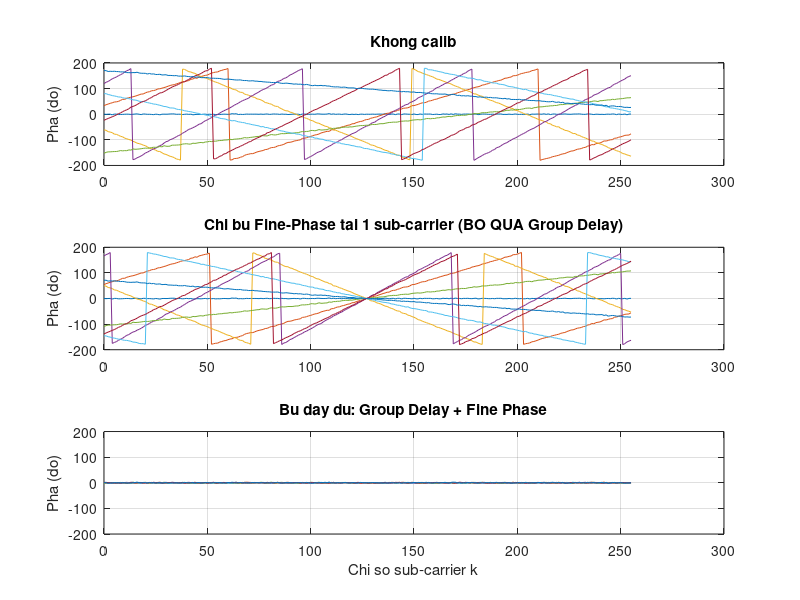
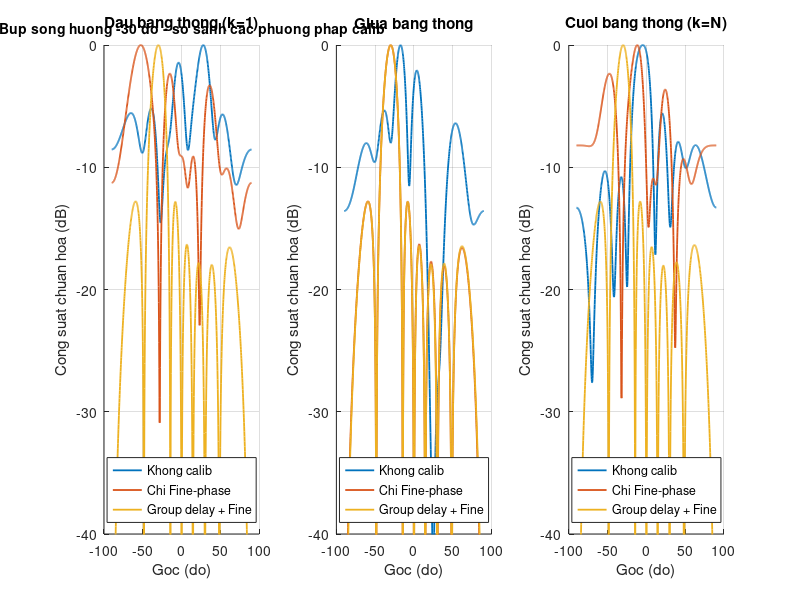

MATLAB code to generate these figures, in order:
%% ==============================================================
%  DEMO: Thuat toan Calibration pha cho tuyen phat Massive MIMO 5G
%  Tham khao: 
%   - Tran et al., "Real-time Calibration for Digital Beamforming in 
%     5G Systems With Experiments on Testbed", IEEE ATC 2022 
%     (DOI: 10.1109/ATC55345.2022.9943013)
%   - Bang doc quyen sang che VN so 1-0052769: "Phuong phap dieu chinh 
%     pha tin hieu cho tuyen phat ung dung cho he thong thu phat song 
%     vo tuyen 5G"
%
%  MUC TIEU DEMO
%  --------------
%  Ca bai bao va bang sang che deu mo ta thuat toan qua 3 buoc:
%    B1: Phat - thu tin hieu tham chieu (pilot ZC) qua coupler/duong 
%        phan hoi noi bo.
%    B2: Uoc luong dap ung kenh H tren tung sub-carrier, tu do suy ra 
%        do lech pha gay boi phan cung.
%    B3: Tinh he so bu pha va ap dung cho du lieu phat.
%
%  Trong thuc te, do lech pha do phan cung gay ra gom 2 thanh phan:
%    (a) GROUP DELAY  - dich pha TUYEN TINH theo sub-carrier k (do do 
%        dai duong truyen/cap khac nhau giua cac chain)
%    (b) FINE PHASE   - dich pha HANG SO, khong phu thuoc k (do lech 
%        pha LO/mixer/PA)
%  Neu chi bu MOT thanh phan (vi du chi do pha tai 1 sub-carrier trung 
%  tam roi ap dung cho ca bang thong), phan GROUP DELAY se khong duoc 
%  bu -> loi con lai tang dan khi ra xa sub-carrier do -> beam squint.
%  Day chinh la buoc "an" ma nguoi dung nghi la tac gia co lam nhung 
%  khong noi ro trong phan mo ta rut gon.
%
%  Demo nay:
%   1. Mo phong N_ant chuoi RF voi loi phan cung "that" (tau_n, phi0_n)
%   2. Uoc luong 2 buoc: Group delay (tho) truoc, Fine phase (tinh) sau
%      - dung dung cong thuc (2)-(5) trong bai bao IEEE ATC 2022
%   3. So sanh 3 kich ban bu pha: Khong calib / Chi Fine-phase / Day du
%   4. Ve sai pha con lai theo sub-carrier va bup song beamforming
% ================================================================

clear; clc; close all;
rng(7);   % seed co dinh de ket qua lap lai duoc

%% 1. THAM SO HE THONG (rut gon tu Bang 2 trong sang che & Section III paper)
N_ant    = 8;          % so luong kenh anten phat (RF chain), giong RRU 8T8R
N_sub    = 256;        % so sub-carrier dung cho calib (rut gon tu 3276 de demo nhanh)
M        = 256;        % kich thuoc IFFT/FFT
L        = 6;          % so lan lap phat-thu de trung binh giam nhieu (giong Bang 2)
SNR_dB   = 25;         % SNR tin hieu tham chieu tren duong phan hoi coupler
Ncell_ID = 5;          % ID de sinh chuoi ZC (demo, giong tham so trong sang che)

d_over_lambda    = 0.5;    % khoang cach anten = lambda/2
theta_target_deg = -30;    % goc bup song mong muon (giong Hinh 12 trong sang che)

%% 2. SINH CHUOI PILOT THAM CHIEU THEO ZADOFF-CHU (Buoc 1)
u = 25;                                  % root index cua chuoi ZC
n = (0:N_sub-1);
zc_base = exp(-1j*pi*u*n.*(n+1)/N_sub);  % chuoi ZC co ban (CAZAC)
X = exp(1j*Ncell_ID*n) .* zc_base;       % X_n^k: tin hieu tham chieu mien tan so
X = X ./ abs(X);                         % chuan hoa bien do = 1

%% 3. MO HINH LOI PHAN CUNG "THAT" CUA TUNG CHUOI RF (ground truth, an voi
%     thuat toan uoc luong - chi dung de kiem chung ket qua)
true_tau_n  = [0, 1.7, -2.3, 3.1, 0.6, -1.2, 2.8, -0.4];        % mau (group delay)
true_phi0_n = [0, 35, -60, 120, -150, 80, -25, 170] * pi/180;    % rad (fine phase)

fprintf('--- GROUND TRUTH (loi phan cung that, chi de doi chieu) ---\n');
for a = 1:N_ant
    fprintf('  Chain %d: tau = %6.2f mau | phi0 = %7.2f do\n', ...
        a, true_tau_n(a), true_phi0_n(a)*180/pi);
end

%% 4. BUOC 1 (mo phong): PHAT-THU TIN HIEU THAM CHIEU QUA COUPLER, L LAN LAP
k_idx = (0:N_sub-1);              % chi so sub-carrier (0-based, giong cong thuc paper)
Ybar  = zeros(N_ant, N_sub);      % Y_n^k trung binh sau L lan (cong thuc (3))

for a = 1:N_ant
    acc = zeros(1, N_sub);
    H_true = exp(1j*true_phi0_n(a)) .* exp(1j*2*pi*k_idx*true_tau_n(a)/M);
    for it = 1:L
        noise = (randn(1,N_sub) + 1j*randn(1,N_sub))/sqrt(2) * 10^(-SNR_dB/20);
        Y = X .* H_true + noise;
        acc = acc + Y;
    end
    Ybar(a,:) = acc / L;
end

%% 5. BUOC 2: UOC LUONG H, TACH GROUP DELAY (THO) & FINE PHASE (TINH)
Hhat = Ybar ./ X;      % H_n^k = Ybar / X   (cong thuc (2))

delta_k  = 8;                      % khoang cach sub-carrier de uoc luong group delay
tau_hat  = zeros(1, N_ant);
phi0_hat = zeros(1, N_ant);

for a = 1:N_ant
    h = Hhat(a,:);
    % --- (a) UOC LUONG GROUP DELAY (THO) - dung cong thuc (5) trong paper ---
    prod_term  = h(1:end-delta_k) .* conj(h(1+delta_k:end));
    phase_diff = angle(mean(prod_term));
    tau_hat(a) = -M/(2*pi*delta_k) * phase_diff;

    % --- (b) BU GROUP DELAY, UOC LUONG PHA DU (FINE) ---
    h_comp    = h .* exp(-1j*2*pi*k_idx*tau_hat(a)/M);
    phi0_hat(a) = angle(mean(h_comp));
end

fprintf('\n--- KET QUA UOC LUONG (so sanh voi ground truth) ---\n');
for a = 1:N_ant
    fprintf('  Chain %d: tau_hat = %6.2f mau (loi %+.3f) | phi0_hat = %7.2f do (loi %+.2f do)\n', ...
        a, tau_hat(a), tau_hat(a)-true_tau_n(a), ...
        phi0_hat(a)*180/pi, (phi0_hat(a)-true_phi0_n(a))*180/pi);
end

%% 6. BUOC 3: TINH 3 BO TRONG SO CALIBRATION DE SO SANH
% (1) Khong calib
W_none = ones(N_ant, N_sub);

% (2) CHI bu Fine-phase tai 1 sub-carrier trung tam, BO QUA group delay
%     -> mo phong dung "buoc bi an" ma nguoi dung nghi tac gia co lam
k0          = round(N_sub/2);
phi_center  = angle(Hhat(:, k0));              % N_ant x 1
W_fineOnly  = repmat(exp(-1j*phi_center), 1, N_sub);

% (3) Bu DAY DU: group delay + fine phase (dung phuong phap paper/patent)
W_full = exp(-1j*(2*pi*k_idx.*tau_hat.'/M + phi0_hat.'));

%% 7. SAI PHA CON LAI THEO SUB-CARRIER SAU KHI AP DUNG TUNG W
resid_none     = angle(Hhat .* W_none)     * 180/pi;
resid_fineOnly = angle(Hhat .* W_fineOnly) * 180/pi;
resid_full     = angle(Hhat .* W_full)     * 180/pi;

figure('Name','Sai pha con lai theo sub-carrier');
subplot(3,1,1); plot(k_idx, resid_none.');     ylim([-200 200]); grid on;
title('Khong calib'); ylabel('Pha (do)');
subplot(3,1,2); plot(k_idx, resid_fineOnly.'); ylim([-200 200]); grid on;
title('Chi bu Fine-Phase tai 1 sub-carrier (BO QUA Group Delay)'); ylabel('Pha (do)');
subplot(3,1,3); plot(k_idx, resid_full.');     ylim([-200 200]); grid on;
title('Bu day du: Group Delay + Fine Phase'); ylabel('Pha (do)'); xlabel('Chi so sub-carrier k');

rms_none     = sqrt(mean(resid_none(:).^2));
rms_fineOnly = sqrt(mean(resid_fineOnly(:).^2));
rms_full     = sqrt(mean(resid_full(:).^2));
fprintf('\n--- RMS SAI PHA TREN TOAN BANG THONG ---\n');
fprintf('  Khong calib          : %.2f do\n', rms_none);
fprintf('  Chi Fine-phase       : %.2f do\n', rms_fineOnly);
fprintf('  Group delay + Fine   : %.2f do\n', rms_full);

%% 8. MO PHONG BUP SONG (ARRAY FACTOR) TAI 3 VI TRI SUB-CARRIER KHAC NHAU
theta_target  = theta_target_deg*pi/180;
n_ant_idx     = (0:N_ant-1).';
a_theta       = exp(-1j*2*pi*d_over_lambda*n_ant_idx*sin(theta_target));  % steering vector

theta_scan_deg = -90:0.2:90;
theta_scan     = theta_scan_deg*pi/180;

k_eval_list = [1, round(N_sub/2), N_sub];   % dau bang - giua bang - cuoi bang
titles = {'Dau bang thong (k=1)','Giua bang thong','Cuoi bang thong (k=N)'};

figure('Name','Bup song phat theo goc quet - so sanh 3 kich ban calib');
for ik = 1:numel(k_eval_list)
    k = k_eval_list(ik);
    subplot(1,3,ik); hold on;
    for caseIdx = 1:3
        switch caseIdx
            case 1, Wk = W_none(:,k);     lbl = 'Khong calib';
            case 2, Wk = W_fineOnly(:,k); lbl = 'Chi Fine-phase';
            case 3, Wk = W_full(:,k);     lbl = 'Group delay + Fine';
        end
        % Dap ung phan cung THAT tai sub-carrier k (dung de kiem chung)
        H_true_k = exp(1j*true_phi0_n.') .* exp(1j*2*pi*(k-1)*true_tau_n.'/M);
        g = H_true_k .* Wk .* a_theta;         % dap ung tong hop moi anten
        AFpat = zeros(size(theta_scan));
        for it = 1:numel(theta_scan)
            sv = exp(-1j*2*pi*d_over_lambda*n_ant_idx*sin(theta_scan(it)));
            AFpat(it) = abs(sum(g .* conj(sv)))^2;
        end
        AFpat_dB = 10*log10(AFpat/max(AFpat) + eps);
        plot(theta_scan_deg, AFpat_dB, 'DisplayName', lbl, 'LineWidth', 1.3);
    end
    ylim([-40 0]); grid on; xlabel('Goc (do)'); ylabel('Cong suat chuan hoa (dB)');
    title(titles{ik}); legend('Location','south');
end
main_title = sprintf('Bup song huong %.0f do - so sanh cac phuong phap calib', theta_target_deg);
if exist('sgtitle', 'builtin') || exist('sgtitle', 'file')
    sgtitle(main_title);   % MATLAB R2018b+
else
    annotation('textbox', [0 0.94 1 0.05], 'String', main_title, ...
        'EdgeColor', 'none', 'HorizontalAlignment', 'center', 'FontWeight', 'bold');
end

fprintf('\nHoan tat demo. Xem 2 figure: (1) sai pha con lai theo sub-carrier, ');
fprintf('(2) bup song phat tai 3 vi tri trong bang thong.\n');
